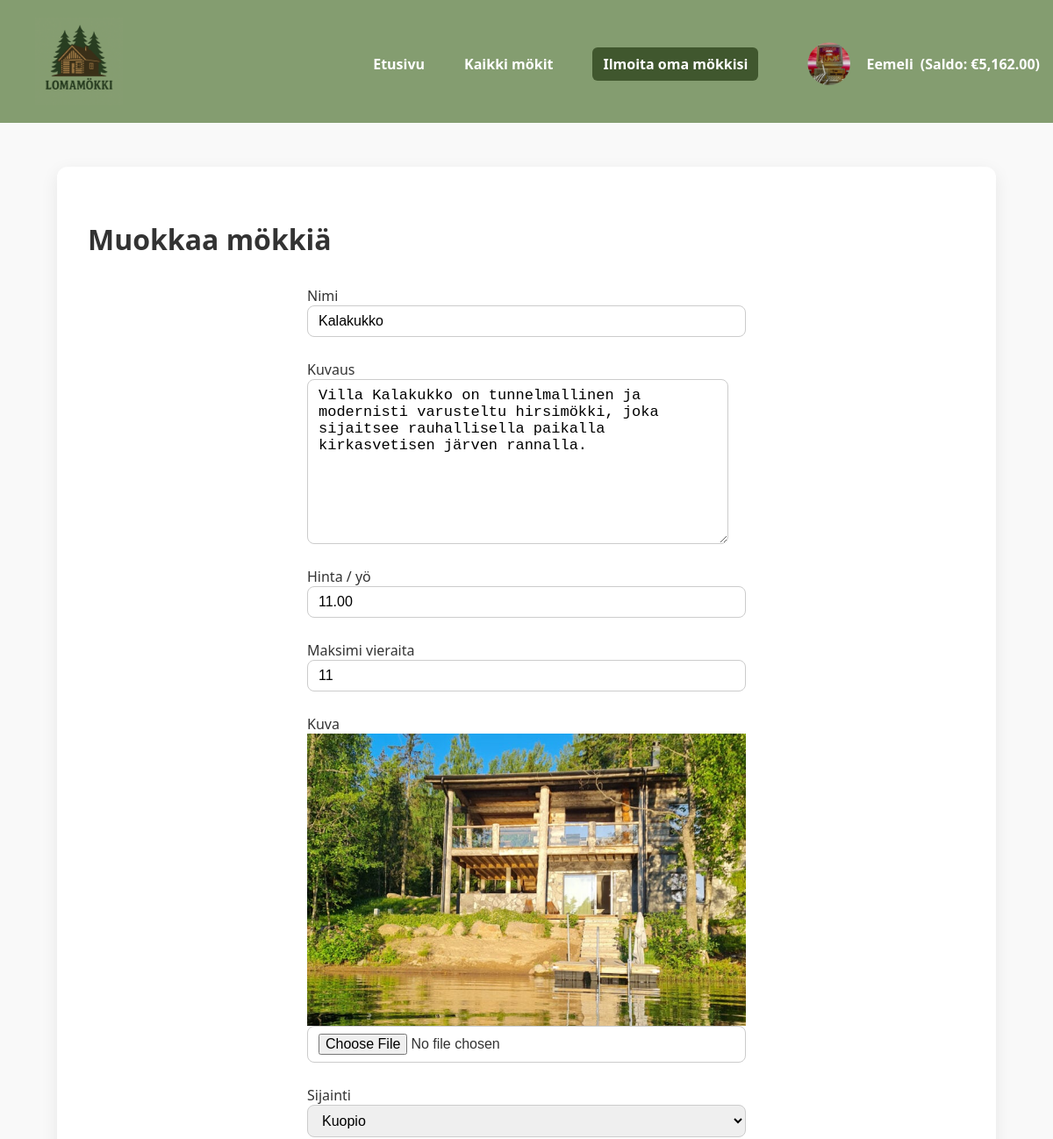
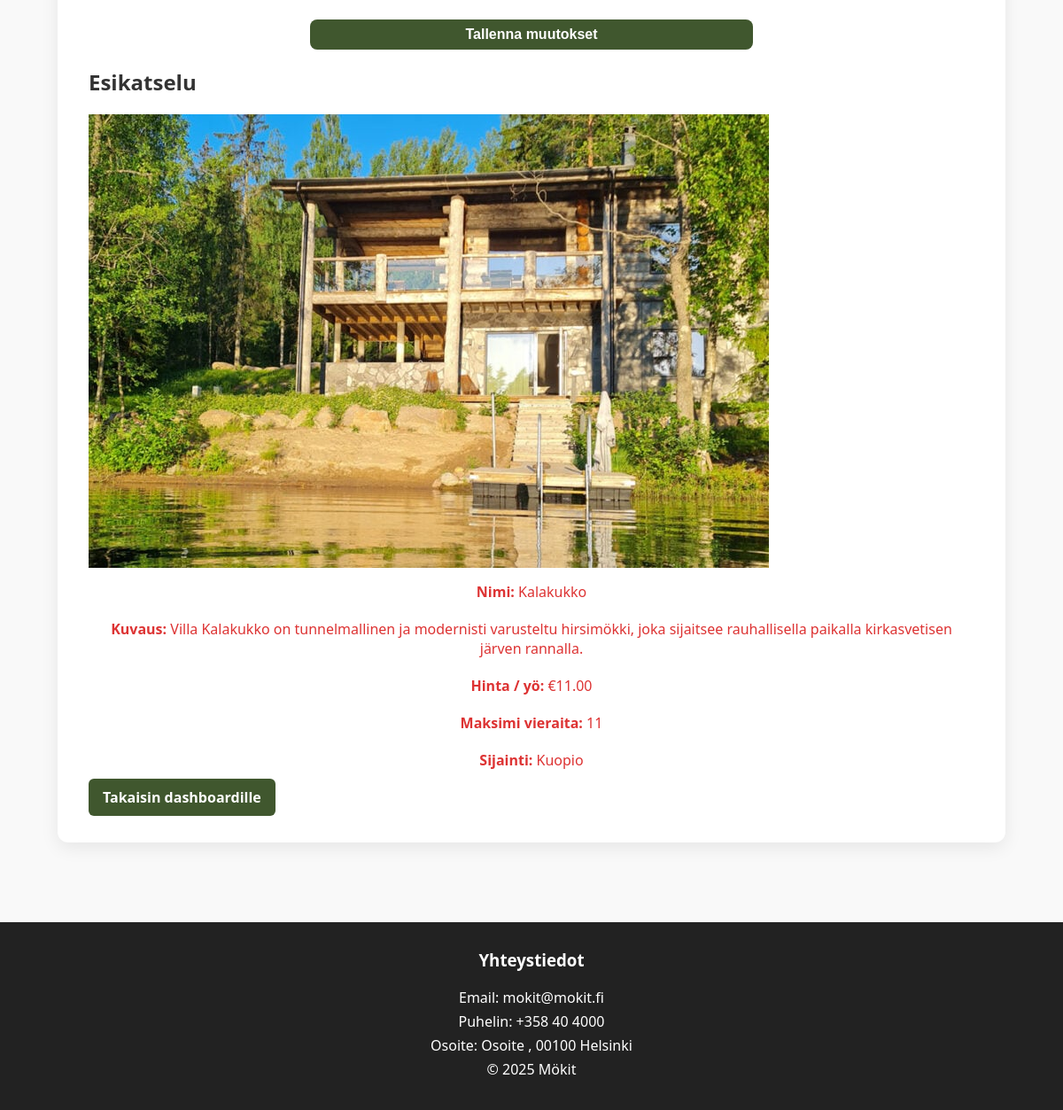
The app's page /edit_cabin.php?id=22 (signed in) with its own data (2 pictures, top to bottom).
### tables this page shows
CREATE TABLE `users` (
  `id` int(11) NOT NULL,
  `username` varchar(100) NOT NULL,
  `email` varchar(255) NOT NULL,
  `phone` varchar(30) NOT NULL,
  `profile_image` varchar(255) DEFAULT NULL,
  `password` varchar(255) NOT NULL,
  `created_at` timestamp NOT NULL DEFAULT current_timestamp(),
  `balance` decimal(10,2) DEFAULT 0.00,
  `role` enum('admin','user') NOT NULL DEFAULT 'user'
);

CREATE TABLE `cabins` (
  `id` int(11) NOT NULL,
  `owner_id` int(11) NOT NULL,
  `name` varchar(100) NOT NULL,
  `description` text DEFAULT NULL,
  `price_per_night` decimal(8,2) NOT NULL,
  `max_guests` int(11) NOT NULL DEFAULT 4,
  `image` varchar(255) DEFAULT NULL,
  `location` varchar(100) DEFAULT '',
  `user_id` int(11) DEFAULT NULL,
  `availability` tinyint(1) DEFAULT 1
);

### edit_cabin.php (the view, shortened to what this page needs)
<?php
require 'config.php';
include 'header.php';
$locations = [
    'Helsinki','Espoo','Tampere','Vantaa','Oulu','Turku',
    'Jyväskylä','Lahti','Kuopio','Pori','Lappeenranta','Vaasa',
    'Seinäjoki','Rovaniemi','Kotka','Joensuu','Hämeenlinna','Kouvola',
    'Salo','Mikkeli','Hyvinkää','Nokia','Kajaani','Savonlinna',
    'Riihimäki','Kerava','Kemi','Kokkola','Loimaa','Raisio'
];
$id = (int)($_GET['id'] ?? 0);
$stmt = $pdo->prepare("SELECT * FROM cabins WHERE id = ? AND owner_id = ?");
$stmt->execute([$id, $_SESSION['user_id']]);
$cabin = $stmt->fetch(PDO::FETCH_ASSOC);
?>
<!doctype html>
<html lang="fi">
<head>
<link rel="stylesheet" href="style.css">
</head>
<body>
<main class="add_cabin">
  <h1>Muokkaa mökkiä</h1>
  <div class="edit-grid">
    <form method="post" enctype="multipart/form-data" class="admin-form">
        <label>Nimi
          <input type="text" name="name" value="<?=htmlspecialchars($cabin['name'])?>" required>
        </label>
        <label>Kuvaus
          <textarea name="description" style="height:188px; width:480px; font-size:17px;" required><?=htmlspecialchars($cabin['description'])?></textarea>
        </label>
        <label>Hinta / yö
          <input type="number" step="0.01" name="price_per_night" value="<?=htmlspecialchars($cabin['price_per_night'])?>" required>
        </label>
        <label>Maksimi vieraita
          <input type="number" name="max_guests" value="<?=htmlspecialchars($cabin['max_guests'])?>" required>
        </label>
        <label>Kuva
          <?php if (!empty($cabin['image'])): ?>
              <img src="<?=htmlspecialchars($cabin['image'])?>" alt="Mökki" class="cabin-thumb">
          <?php endif; ?>
          <input type="file" name="image" accept="image/*">
        </label>
        <label>Sijainti
          <select name="location" required>
              <?php foreach ($locations as $loc): ?>
                  <option value="<?=htmlspecialchars($loc)?>" <?=($loc == $cabin['location']) ? 'selected' : ''?>>
                      <?=htmlspecialchars($loc)?>
                  </option>
              <?php endforeach; ?>
          </select>
        </label>
        <button type="submit">Tallenna muutokset</button>
    </form>
    <section class="cabin-preview">
        <h2>Esikatselu</h2>
        <?php if (!empty($cabin['image'])): ?>
          <img src="<?=htmlspecialchars($cabin['image'])?>" alt="<?=htmlspecialchars($cabin['name'])?>" class="cabin-thumb">
        <?php endif; ?>
        <div class="cabin-info">
          <p><strong>Nimi:</strong> <?=htmlspecialchars($cabin['name'])?></p>
          <p><strong>Kuvaus:</strong> <?=nl2br(htmlspecialchars($cabin['description']))?></p>
          <p><strong>Hinta / yö:</strong> €<?=number_format($cabin['price_per_night'],2)?></p>
          <p><strong>Maksimi vieraita:</strong> <?=htmlspecialchars($cabin['max_guests'])?></p>
          <p><strong>Sijainti:</strong> <?=htmlspecialchars($cabin['location'] ?? 'Ei määritelty')?></p>
        </div>
    </section>
  </div>
  <a href="dashboard.php" class="btn back-btn">Takaisin dashboardille</a>
</main>
</body>
</html>
<?php include 'footer.php'; ?>

### header.php (shortened to what this page needs)
<?php
require 'config.php';
$user = null;
if (isset($_SESSION['user_id'])) {
    $stmt = $pdo->prepare("SELECT * FROM users WHERE id = ?");
    $stmt->execute([$_SESSION['user_id']]);
    $user = $stmt->fetch();
    $user_balance = $user['balance'] ?? 0;
}
?>
<header>
  <div class="header-flex" style="display:flex;justify-content:space-between;align-items:center;padding:20px 0;">
<a href="index.php"><img src="images/logo.png" width="100" alt="Lomamökki logo" style="margin-left:40px;"></a>
    <nav style="display:flex;align-items:center;gap:15px;">
      <a href="index.php" style="color:#fff;text-decoration:none;font-weight:600;">Etusivu</a>
      <a href="all_cabins.php" style="color:#fff;text-decoration:none;font-weight:600;">Kaikki mökit</a>
      <a href="<?= isset($_SESSION['user_id']) ? 'add_cabin.php' : 'login.php'; ?>" class="btn" style="color:#fff;background:#40572e;padding:8px 12px;border-radius:6px;">Ilmoita oma mökkisi</a>
      <?php if ($user): ?>
      <div class="profile-dropdown" style="position:relative;">
        <a href="#" style="display:flex;align-items:center;color:#fff;text-decoration:none;">
          <img src="<?=htmlspecialchars($user['profile_image'] ?? 'default-avatar.png')?>" alt="Profiili" class="profile-pic" style="width:70px;height:70px;border-radius:50%;object-fit:cover;margin-right:8px;">
          <?=htmlspecialchars($user['username'])?>
          <span style="margin-left:8px;font-weight:600;">(Saldo: €<?=number_format($user_balance, 2)?>)</span>
        </a>
      </div>
      <?php else: ?>
        <a href="login.php" style="color:#fff;text-decoration:none;font-weight:600;">Kirjaudu / Rekisteröidy</a>
      <?php endif; ?>
    </nav>
  </div>
</header>

### style.css (style rules this page uses)
body { font-family: 'Segoe UI', Tahoma, Geneva, Verdana, sans-serif; margin: 0; color: #333; background-color: #f9f9f9; display: flex; flex-direction: column; min-height: 100vh; }
header { background-color: #849D70; color: #fff; padding: 5x 0; margin-bottom: auto; text-align: center; }
header nav { margin-top: 5px; }
header nav a { color: #fff; margin: 0 15px; text-decoration: none; font-weight: 600; transition: color 0.2s; }
.btn { background-color: #40572e; color: white; padding: 10px 16px; text-align: center; border-radius: 6px; text-decoration: none; font-weight: bold; transition: background-color 0.3s ease; }
label { display: block; margin: 10px 0 4px; font-weight: 500; }
input, button { width: 100%; padding: 10px 12px; border-radius: 8px; border: 1px solid #ccc; font-size: 1em; transition: border-color 0.2s, box-shadow 0.2s; }
button { background-color: #40572e; color: #fff; border: none; font-weight: 600; margin-top: 8px; transition: background-color 0.2s, transform 0.2s; }
.admin-form { display: flex; flex-direction: column; gap: 12px; max-width: 500px; margin: 0 auto; }
.admin-form label { display: flex; flex-direction: column; font-weight: 500; }
.admin-form input, .admin-form textarea, .admin-form select, .admin-form button { padding: 8px 12px; border-radius: 8px; border: 1px solid #ccc; font-size: 1em; transition: border-color 0.2s, box-shadow 0.2s; }
.admin-form button { background-color: #40572e; color: #fff; border: none; font-weight: 600; cursor: pointer; transition: background-color 0.2s, transform 0.2s; }
.profile-dropdown { position: relative; display: inline-block; }
.profile-pic { width: 135px; height: 135px; border-radius: 50%; object-fit: cover; margin-right: 8px; }
.add_cabin { width: 90%; max-width: 1000px; margin: 50px auto; padding: 40px 35px; background-color: #fff; border-radius: 12px; box-shadow: 0 6px 20px rgba(0,0,0,0.08); }
.cabin-thumb { max-width: 100%; display: block; }
.add_cabin p { text-align: center; color: #d33; font-weight: 500; margin-bottom: 20px; }

### records on screen
users: profile_image (picture), username "Eemeli", balance "5,162.00"
cabins: name "Kalakukko", description "Villa Kalakukko on tunnelmallinen ja modernisti varusteltu hirsimökki, joka sijaitsee rauhallisella paikalla kirkasvetisen järven rannalla.", price_per_night "11.00", max_guests "11", image (picture), location "Kuopio"
